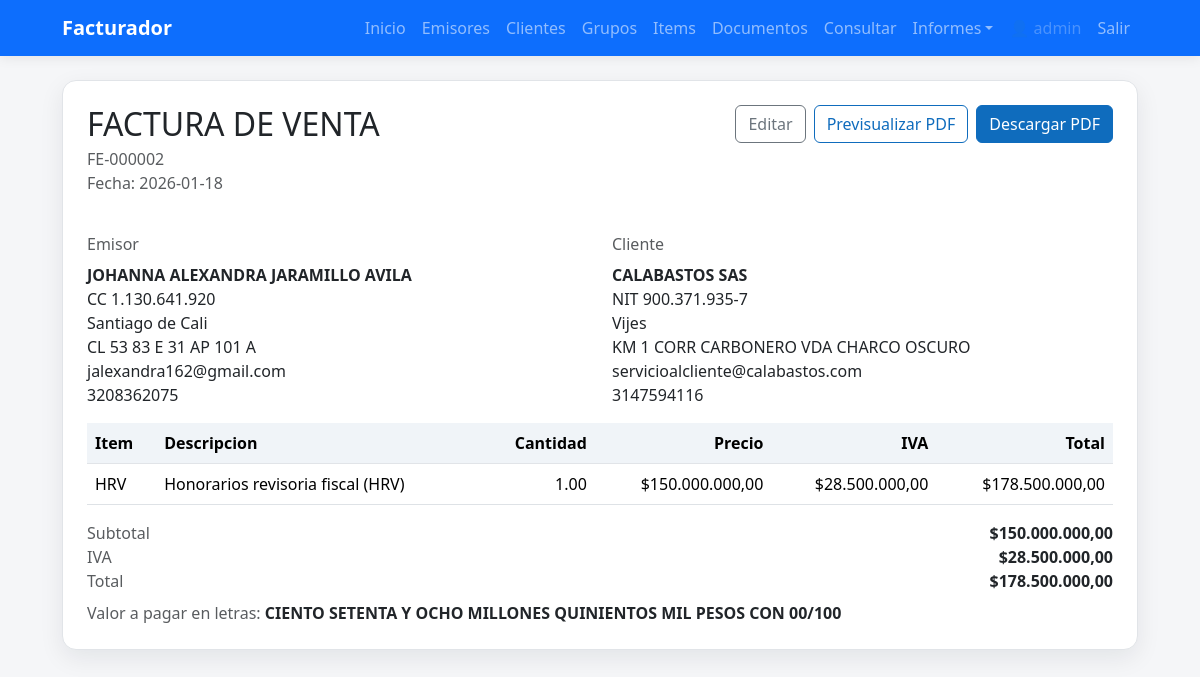
The app's page /documentos/6 (signed in) with its own data.
### tables this page shows
CREATE TABLE "documentos" (
            id INTEGER PRIMARY KEY AUTOINCREMENT,
            emisor_id INTEGER NOT NULL,
            receptor_id INTEGER NOT NULL,
            tipo TEXT NOT NULL,
            prefijo TEXT NOT NULL,
            numero INTEGER,
            fecha TEXT NOT NULL,
            subtotal REAL NOT NULL,
            iva REAL NOT NULL,
            total REAL NOT NULL,
            observaciones TEXT,
            include_tax_note_383 INTEGER NOT NULL DEFAULT 0,
            created_at TEXT NOT NULL,
            estado TEXT NOT NULL DEFAULT 'EMITIDO',
            FOREIGN KEY (emisor_id) REFERENCES emisores(id),
            FOREIGN KEY (receptor_id) REFERENCES receptores(id)
        );

CREATE TABLE emisores (
            id INTEGER PRIMARY KEY AUTOINCREMENT,
            nombre TEXT NOT NULL,
            identificacion TEXT NOT NULL,
            ciudad TEXT NOT NULL DEFAULT '',
            departamento TEXT NOT NULL DEFAULT '',
            pais TEXT NOT NULL DEFAULT 'Colombia',
            direccion TEXT,
            telefono TEXT,
            email TEXT
        , tipo_identificacion TEXT NOT NULL DEFAULT 'NIT');

CREATE TABLE receptores (
            id INTEGER PRIMARY KEY AUTOINCREMENT,
            nombre TEXT NOT NULL,
            identificacion TEXT NOT NULL,
            ciudad TEXT NOT NULL DEFAULT '',
            departamento TEXT NOT NULL DEFAULT '',
            pais TEXT NOT NULL DEFAULT 'Colombia',
            direccion TEXT,
            telefono TEXT,
            email TEXT
        , tipo_identificacion TEXT NOT NULL DEFAULT 'CC');

CREATE TABLE documento_detalle (
            id INTEGER PRIMARY KEY AUTOINCREMENT,
            documento_id INTEGER NOT NULL,
            item_id INTEGER,
            descripcion TEXT NOT NULL,
            cantidad REAL NOT NULL,
            precio_unitario REAL NOT NULL,
            iva_rate REAL NOT NULL,
            subtotal REAL NOT NULL,
            iva REAL NOT NULL,
            total REAL NOT NULL,
            FOREIGN KEY (documento_id) REFERENCES documentos(id),
            FOREIGN KEY (item_id) REFERENCES items(id)
        );

CREATE TABLE items (
            id INTEGER PRIMARY KEY AUTOINCREMENT,
            codigo TEXT NOT NULL,
            descripcion TEXT,
            costo REAL NOT NULL DEFAULT 0.0,
            precio REAL NOT NULL,
            iva_rate REAL NOT NULL DEFAULT 0.0,
            grupo_id INTEGER,
            FOREIGN KEY (grupo_id) REFERENCES grupos(id)
        );

### app.py (the view)
@app.get("/documentos/{doc_id}", response_class=HTMLResponse)
def documentos_view(request: Request, doc_id: int):
    conn = get_db()
    cur = conn.cursor()
    cur.execute(
        """
        SELECT d.*, e.nombre AS emisor_nombre, r.nombre AS receptor_nombre,
               e.identificacion AS emisor_identificacion, r.identificacion AS receptor_identificacion,
               e.tipo_identificacion AS emisor_tipo_identificacion,
               r.tipo_identificacion AS receptor_tipo_identificacion,
               e.ciudad AS emisor_ciudad, e.departamento AS emisor_departamento,
               r.ciudad AS receptor_ciudad, r.departamento AS receptor_departamento,
               e.direccion AS emisor_direccion, e.email AS emisor_email, e.telefono AS emisor_telefono,
               r.direccion AS receptor_direccion, r.email AS receptor_email, r.telefono AS receptor_telefono
        FROM documentos d
        JOIN emisores e ON e.id = d.emisor_id
        JOIN receptores r ON r.id = d.receptor_id
        WHERE d.id = ?
        """,
        (doc_id,),
    )
    doc = cur.fetchone()
    if not doc:
        conn.close()
        return HTMLResponse("Documento no encontrado.", status_code=404)
    cur.execute(
        """
        SELECT dd.*, i.descripcion AS item_descripcion, i.codigo AS item_codigo
        FROM documento_detalle dd
        LEFT JOIN items i ON i.id = dd.item_id
        WHERE dd.documento_id = ?
        ORDER BY dd.id
        """,
        (doc_id,),
    )
    lines = cur.fetchall()
    conn.close()
    template_name = "documento_view.html"
    if doc["estado"] == "BORRADOR":
        template_name = "documento_borrador_view.html"
    return templates.TemplateResponse(
        template_name,
        {"request": request, "doc": doc, "lines": lines},
    )

### templates/documento_view.html (shortened to what this page needs)
{% extends "base.html" %}
{% block content %}
<div class="card p-4">
    {% if doc.tipo == "CUENTA_COBRO" %}
    <div class="text-center mb-3">
        <h2 class="mb-1">CUENTA DE COBRO</h2>
        <div>No. {{ doc.prefijo }}-{{ "%06d"|format(doc.numero) }}</div>
        <div>Fecha: {{ doc.fecha }}</div>
    </div>
    <div class="text-center mb-3 d-flex justify-content-center gap-2">
        <a class="btn btn-outline-secondary" href="/documentos/editar/{{ doc.id }}">Editar</a>
        <a class="btn btn-outline-primary" href="/documentos/{{ doc.id }}/pdf/preview">Previsualizar PDF</a>
        <a class="btn btn-primary" href="/documentos/{{ doc.id }}/pdf">Descargar PDF</a>
    </div>
    <div class="text-center my-4">
        <div><strong>{{ doc.receptor_nombre }}</strong></div>
        <div>
            {% if doc.receptor_tipo_identificacion %}
                {{ doc.receptor_tipo_identificacion }} {{ doc.receptor_identificacion|format_id_co }}{% if doc.receptor_tipo_identificacion == 'NIT' %}-{{ doc.receptor_identificacion|nit_dv }}{% endif %}
            {% else %}
                {{ doc.receptor_identificacion|format_id_co }}
            {% endif %}
        </div>
        <div>{{ doc.receptor_ciudad }}</div>
        <div>{{ doc.receptor_direccion }}</div>
        <div>{{ doc.receptor_email }}</div>
        <div>{{ doc.receptor_telefono }}</div>
    </div>
    <div class="text-center my-3">
        <strong>DEBE A</strong>
    </div>
    <div class="text-center my-4">
        <div><strong>{{ doc.emisor_nombre }}</strong></div>
        <div>
            {% if doc.emisor_tipo_identificacion %}
                {{ doc.emisor_tipo_identificacion }} {{ doc.emisor_identificacion|format_id_co }}{% if doc.emisor_tipo_identificacion == 'NIT' %}-{{ doc.emisor_identificacion|nit_dv }}{% endif %}
            {% else %}
                {{ doc.emisor_identificacion|format_id_co }}
            {% endif %}
        </div>
        <div>{{ doc.emisor_ciudad }}</div>
        <div>{{ doc.emisor_direccion }}</div>
        <div>{{ doc.emisor_email }}</div>
        <div>{{ doc.emisor_telefono }}</div>
    </div>
    {% else %}
    <div class="d-flex justify-content-between align-items-start mb-3">
        <div>
            <h2 class="mb-1">FACTURA DE VENTA</h2>
            <div class="text-muted">{{ doc.prefijo }}-{{ "%06d"|format(doc.numero) }}</div>
            <div class="text-muted">Fecha: {{ doc.fecha }}</div>
        </div>
        <div class="d-flex gap-2">
            <a class="btn btn-outline-secondary" href="/documentos/editar/{{ doc.id }}">Editar</a>
            <a class="btn btn-outline-primary" href="/documentos/{{ doc.id }}/pdf/preview">Previsualizar PDF</a>
            <a class="btn btn-primary" href="/documentos/{{ doc.id }}/pdf">Descargar PDF</a>
        </div>
    </div>
    <div class="row mb-3">
        <div class="col-md-6">
            <h6 class="text-muted">Emisor</h6>
            <div><strong>{{ doc.emisor_nombre }}</strong></div>
            <div>
                {% if doc.emisor_tipo_identificacion %}
                    {{ doc.emisor_tipo_identificacion }} {{ doc.emisor_identificacion|format_id_co }}{% if doc.emisor_tipo_identificacion == 'NIT' %}-{{ doc.emisor_identificacion|nit_dv }}{% endif %}
                {% else %}
                    {{ doc.emisor_identificacion|format_id_co }}
                {% endif %}
            </div>
            <div>{{ doc.emisor_ciudad }}</div>
            <div>{{ doc.emisor_direccion }}</div>
            <div>{{ doc.emisor_email }}</div>
            <div>{{ doc.emisor_telefono }}</div>
        </div>
        <div class="col-md-6">
            <h6 class="text-muted">Cliente</h6>
            <div><strong>{{ doc.receptor_nombre }}</strong></div>
            <div>
                {% if doc.receptor_tipo_identificacion %}
                    {{ doc.receptor_tipo_identificacion }} {{ doc.receptor_identificacion|format_id_co }}{% if doc.receptor_tipo_identificacion == 'NIT' %}-{{ doc.receptor_identificacion|nit_dv }}{% endif %}
                {% else %}
                    {{ doc.receptor_identificacion|format_id_co }}
                {% endif %}
            </div>
            <div>{{ doc.receptor_ciudad }}</div>
            <div>{{ doc.receptor_direccion }}</div>
            <div>{{ doc.receptor_email }}</div>
            <div>{{ doc.receptor_telefono }}</div>
        </div>
    </div>
    {% endif %}
    <div class="table-responsive">
        <table class="table table-hover align-middle mb-0">
            <thead>
                <tr>
                    <th>Item</th>
                    <th>Descripcion</th>
                    <th class="text-end">Cantidad</th>
                    <th class="text-end">Precio</th>
                    <th class="text-end">IVA</th>
                    <th class="text-end">Total</th>
                </tr>
            </thead>
            <tbody>
                {% for line in lines %}
                <tr>
                    <td>{{ line.item_codigo or line.item_descripcion or line.descripcion }}</td>
                    <td>
                        {{ line.descripcion }}
                        {% if line.item_codigo %} ({{ line.item_codigo }}){% endif %}
                    </td>
                    <td class="text-end">{{ "%.2f"|format(line.cantidad) }}</td>
                    <td class="text-end">{{ line.precio_unitario|currency_cop }}</td>
                    <td class="text-end">{{ line.iva|currency_cop }}</td>
                    <td class="text-end">{{ line.total|currency_cop }}</td>
                </tr>
                {% endfor %}
            </tbody>
        </table>
    </div>
    <div class="mt-3">
        <div class="d-flex justify-content-between">
            <span class="text-muted">Subtotal</span>
            <strong>{{ doc.subtotal|currency_cop }}</strong>
        </div>
        <div class="d-flex justify-content-between">
            <span class="text-muted">IVA</span>
            <strong>{{ doc.iva|currency_cop }}</strong>
        </div>
        <div class="d-flex justify-content-between">
            <span class="text-muted">Total</span>
            <strong>{{ doc.total|currency_cop }}</strong>
        </div>
        <div class="mt-2">
            <span class="text-muted">Valor a pagar en letras:</span>
            <strong>{{ doc.total|num_to_words_cop }}</strong>
        </div>
    </div>
</div>
{% endblock %}

### static/styles.css (style rules this page uses)
:root { --ms-blue: #0f6cbd; --ms-blue-dark: #0b5a9c; --ms-bg: #f5f6f8; --ms-card: #ffffff; --ms-border: #e1e4e8; }
body { font-family: "Segoe UI", Tahoma, Arial, sans-serif; background-color: var(--ms-bg); color: #1b1f23; }
.card { border: 1px solid var(--ms-border); border-radius: 14px; box-shadow: 0 8px 24px rgba(15, 23, 42, 0.08); }
.table thead th { background: #f0f4f8; border-bottom: 1px solid var(--ms-border); font-weight: 600; }
.table td, .table th { vertical-align: middle; }
.btn-primary { background-color: var(--ms-blue); border-color: var(--ms-blue); }
.btn-outline-primary { color: var(--ms-blue); border-color: var(--ms-blue); }
.text-end { text-align: right; }

### records on screen
documentos: prefijo "FE", numero "000002", fecha "2026-01-18", subtotal "$150.000.000,00", iva "$28.500.000,00", total "$178.500.000,00", total|num_to_words_cop "CIENTO SETENTA Y OCHO MILLONES QUINIENTOS MIL PESOS CON 00/100"
emisores: emisor_nombre "JOHANNA ALEXANDRA JARAMILLO AVILA", emisor_tipo_identificacion "CC", emisor_identificacion "1.130.641.920", emisor_ciudad "Santiago de Cali", emisor_direccion "CL 53 83 E 31 AP 101 A", emisor_email "jalexandra162@gmail.com", emisor_telefono "3208362075"
receptores: receptor_nombre "CALABASTOS SAS", receptor_tipo_identificacion "NIT", receptor_identificacion "900.371.935", receptor_identificacion|nit_dv "7", receptor_ciudad "Vijes", receptor_direccion "KM 1 CORR CARBONERO VDA CHARCO OSCURO", receptor_email "servicioalcliente@calabastos.com", receptor_telefono "3147594116"
documento_detalle: codigo "HRV", descripcion "Honorarios revisoria fiscal", item_codigo "HRV", cantidad "1.00", precio_unitario "$150.000.000,00", iva "$28.500.000,00", total "$178.500.000,00"

### other values on screen
{{ u.user.username }} "admin"
